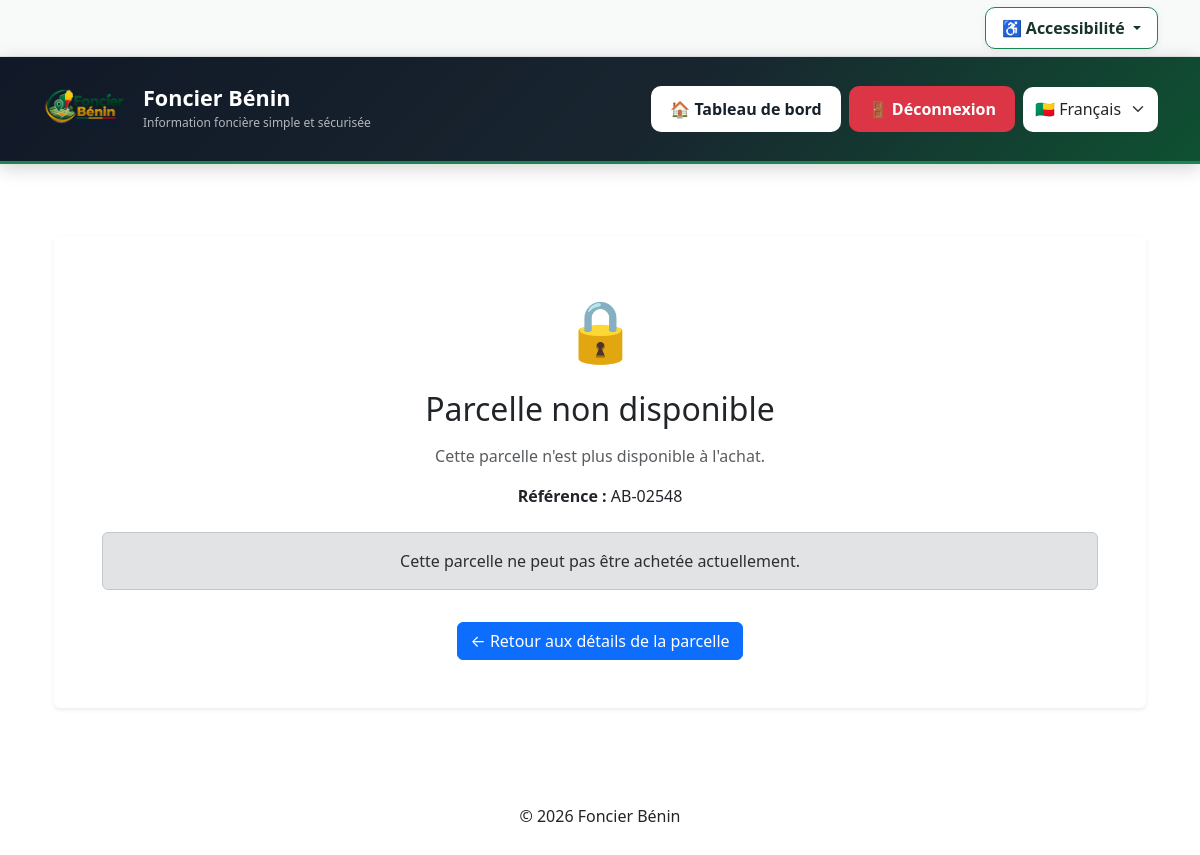
/land/parcel/1/purchase/ (signed in), run on an earlier commit of the app's database.
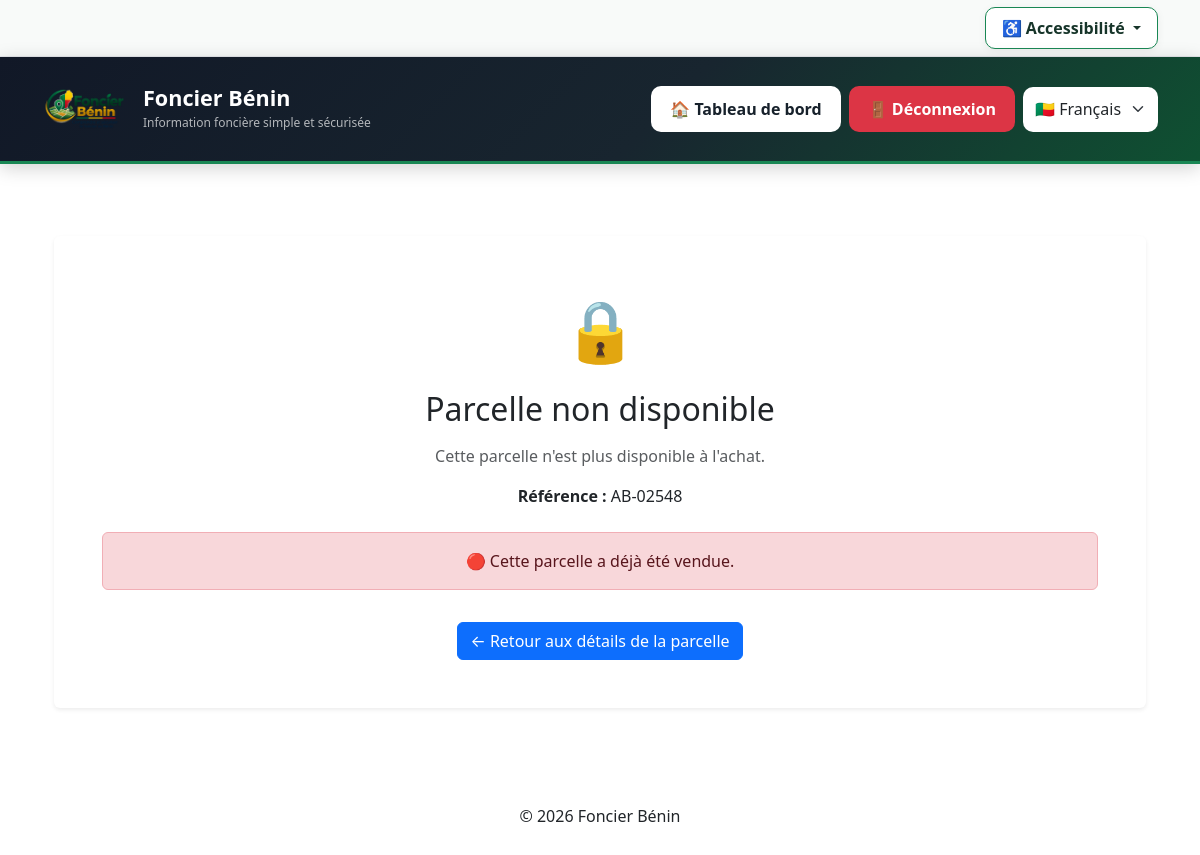
And on a later commit of the database.
### land/models.py (models this page shows, shortened)
class Parcel(models.Model):
    STATUS_CHOICES = [
        ('VERIFIED', 'Vérifiée'),
        ('PENDING', 'En attente'),
        ('DISPUTED', 'En litige'),
    ]
    SALE_STATUS_CHOICES = [
        ('AVAILABLE', 'Disponible'),
        ('RESERVED', 'Réservée - paiement effectué'),
        ('SOLD', 'Vendue'),
    ]
    reference = models.CharField(
        max_length=50,
        unique=True
    )
    owner = models.ForeignKey(
        Owner,
        on_delete=models.SET_NULL,
        null=True,
        blank=True
    )
    location = models.CharField(
        max_length=255
    )
    area = models.FloatField(
        help_text="Superficie en m²"
    )
    latitude = models.FloatField()
    longitude = models.FloatField()
    status = models.CharField(
        max_length=20,
        choices=STATUS_CHOICES,
        default='PENDING'
    )
    price = models.DecimalField(
        max_digits=15,
        decimal_places=2,
        null=True,
        blank=True,
        verbose_name="Prix de vente"
    )
    for_sale = models.BooleanField(
        default=False,
        verbose_name="À vendre"
    )
    sale_status = models.CharField(
        max_length=20,
        choices=SALE_STATUS_CHOICES,
        default='AVAILABLE',
        verbose_name="État de la vente"
    )
    created_at = models.DateTimeField(
        auto_now_add=True
    )

### land/views.py (the view, shortened to what this page needs)
@login_required
def purchase_parcel(request, parcel_id):
    parcel = get_object_or_404(
        Parcel,
        id=parcel_id
    )
    if not parcel.for_sale or parcel.price is None or parcel.sale_status != 'AVAILABLE':
        return render(
            request,
            'user/purchase_unavailable.html',
            {
                'parcel': parcel
            }
        )

### templates/user/purchase_unavailable.html
{% extends 'base.html' %}
{% load i18n %}
{% block content %}
<div class="container py-5">
    <div class="card shadow-sm border-0">
        <div class="card-body text-center p-5">
            <div style="font-size: 60px;">
                🔒
            </div>
            <h2 class="mt-3">
                {% trans "Parcelle non disponible" %}
            </h2>
            <p class="text-muted mt-3">
                {% trans "Cette parcelle n'est plus disponible à l'achat." %}
            </p>
            <p>
                <strong>{% trans "Référence" %} :</strong>
                {{ parcel.reference }}
            </p>
            {% if parcel.sale_status == 'RESERVED' %}
                <div class="alert alert-warning mt-4">
                    ⏳ {% trans "Cette parcelle est actuellement réservée. Un paiement a déjà été effectué et le transfert de propriété est en attente de validation." %}
                </div>
            {% elif parcel.sale_status == 'SOLD' %}
                <div class="alert alert-danger mt-4">
                    🔴 {% trans "Cette parcelle a déjà été vendue." %}
                </div>
            {% else %}
                <div class="alert alert-secondary mt-4">
                    {% trans "Cette parcelle ne peut pas être achetée actuellement." %}
                </div>
            {% endif %}
            <a href="{% url 'parcel_detail' parcel.id %}"
               class="btn btn-primary mt-3">
                ← {% trans "Retour aux détails de la parcelle" %}
            </a>
        </div>
    </div>
</div>
{% endblock %}

### templates/base.html (shortened to what this page needs)
{% load i18n %}
{% load static %}
<!DOCTYPE html>
<html lang="{{ LANGUAGE_CODE }}">
<head>
    <link
        href="https://cdn.jsdelivr.net/npm/bootstrap@5.3.3/dist/css/bootstrap.min.css"
        rel="stylesheet"
    >
    <link
        rel="stylesheet"
        href="{% static 'css/style.css' %}"
    >
</head>
<body>
<div class="accessibility-bar">
    <div class="container d-flex justify-content-end">
        <div class="dropdown">
            <button
                class="btn accessibility-dropdown-btn dropdown-toggle"
                type="button"
                data-bs-toggle="dropdown"
                aria-expanded="false"
                aria-label="{% trans 'Options d’accessibilité' %}"
            >
                ♿ {% trans "Accessibilité" %}
            </button>
        </div>
    </div>
</div>
<nav class="navbar navbar-expand-lg modern-navbar">
    <div class="container">
        <a class="navbar-brand d-flex align-items-center"
           href="{% url 'home' %}">
            <img
                src="{% static 'images/logo-foncier-benin.png' %}"
                alt="Foncier Bénin"
                class="navbar-logo"
            >
            <div class="brand-text ms-3 d-none d-md-block">
                <div class="brand-name">
                    Foncier Bénin
                </div>
                <div class="brand-subtitle">
                    {% trans "Information foncière simple et sécurisée" %}
                </div>
            </div>
        </a>
        <div class="d-flex align-items-center gap-2 ms-auto">
            {% if user.is_authenticated %}
                <a href="{% url 'user_dashboard' %}"
                class="btn nav-dashboard-btn">
                 🏠 {% trans "Tableau de bord" %}
                </a>
                <a href="{% url 'logout' %}"
                   class="btn nav-logout-btn">
                    🚪 {% trans "Déconnexion" %}
                </a>
            {% endif %}
            <form action="{% url 'set_language' %}"
                  method="post"
                  class="m-0">
                <select
                    name="language"
                    class="form-select nav-language"
                    onchange="this.form.submit()"
                    aria-label="{% trans 'Choisir la langue' %}"
                >
                    {% get_current_language as LANGUAGE_CODE %}
                    <option value="fr"
                        {% if LANGUAGE_CODE == 'fr' %}selected{% endif %}>
                        🇧🇯 Français
                    </option>
                </select>
            </form>
        </div>
    </div>
</nav>
<main class="container py-4">
    {% block content %}
    {% endblock %}
</main>
<footer class="text-center p-4">
    <p>
        © 2026 Foncier Bénin
    </p>
</footer>
</body>
</html>

### static/css/style.css (style rules this page uses)
.modern-navbar { background: linear-gradient( 135deg, #111827 0%, #18252f 55%, #0f5132 100% ); min-height: 95px; padding: 12px 0; border-bottom: 3px solid #198754; box-shadow: 0 4px 18px rgba(0, 0, 0, 0.18); }
.navbar-logo { width: 85px; height: 70px; object-fit: contain; transition: transform 0.25s ease, filter 0.25s ease; }
.brand-name { color: white; font-size: 1.35rem; font-weight: 700; line-height: 1.1; }
.brand-subtitle { color: rgba(255, 255, 255, 0.68); font-size: 0.75rem; margin-top: 5px; }
.nav-login-btn, .nav-register-btn, .nav-dashboard-btn, .nav-logout-btn { border-radius: 10px; padding: 10px 18px; font-weight: 600; transition: transform 0.2s ease, box-shadow 0.2s ease, background-color 0.2s ease; }
.nav-dashboard-btn { background: white; color: #17212b; }
.nav-logout-btn { background: #dc3545; color: white; }
.nav-language { min-width: 135px; height: 45px; border-radius: 10px; border: none; font-weight: 500; cursor: pointer; }
.accessibility-bar { background: #f8faf9; border-bottom: 1px solid #e5e7eb; padding: 7px 0; }
.accessibility-dropdown-btn { background: #ffffff; color: #17352a; border: 1px solid #198754; border-radius: 10px; padding: 8px 16px; font-weight: 600; box-shadow: 0 2px 8px rgba(0, 0, 0, 0.06); transition: all 0.2s ease; }

What changed in the data, as far as the page shows it:
changed Parcel "AB-02548": sale_status "AVAILABLE" → "SOLD" (drawn)
Also different on the page:
text no longer shown: "Cette parcelle ne peut pas être achetée actuellement."
text now shown: "🔴 Cette parcelle a déjà été vendue."
